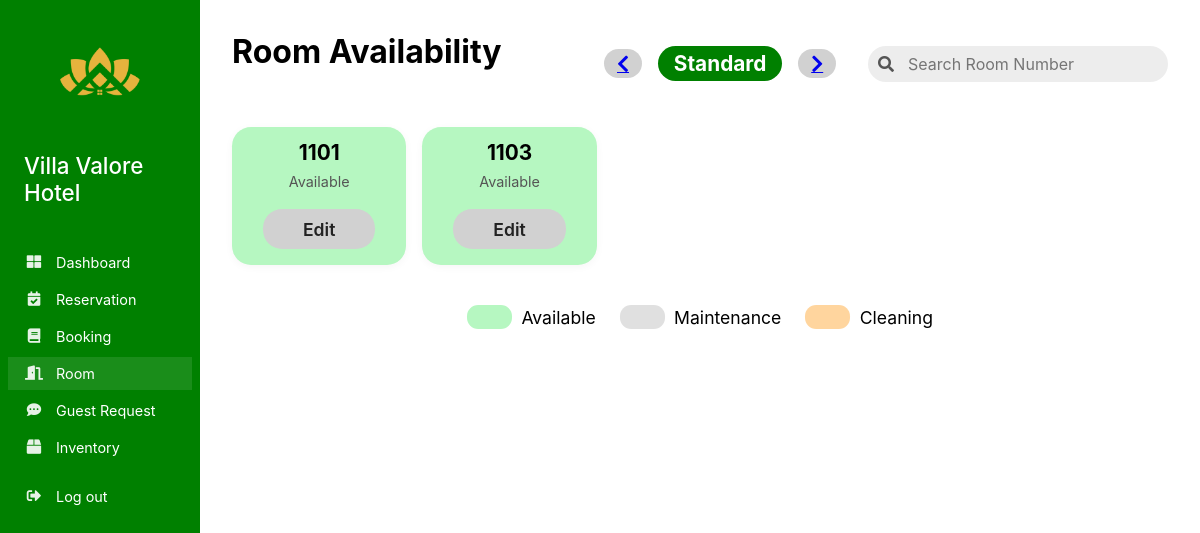
/staff/room.php, run on the app's committed database.
### tables this page shows
CREATE TABLE `room` (
  `RoomID` varchar(11) NOT NULL,
  `RoomNumber` int(11) NOT NULL,
  `RoomName` text NOT NULL,
  `RoomType` enum('Standard','Deluxe','Suite','') NOT NULL,
  `RoomPerHour` int(11) NOT NULL,
  `RoomStatus` enum('Available','Occupied','Maintenance','Cleaning') NOT NULL,
  `Capacity` varchar(255) NOT NULL
);

### staff/room.php (the view, shortened to what this page needs)
<?php
$host = "localhost";
$user = "root";
$password = "";
$dbname = "hotel_reservation_systemdb";
$conn = new mysqli($host, $user, $password, $dbname);
$roomType = isset($_GET['type']) ? $_GET['type'] : 'Standard';
$roomTypes = ['Standard', 'Deluxe', 'Suite'];
$currentIndex = array_search($roomType, $roomTypes);
$prevIndex = ($currentIndex - 1 + count($roomTypes)) % count($roomTypes);
$nextIndex = ($currentIndex + 1) % count($roomTypes);
$prevRoomType = $roomTypes[$prevIndex];
$nextRoomType = $roomTypes[$nextIndex];
$rooms = [];
$roomQuery = $conn->prepare("SELECT RoomNumber, RoomType, RoomStatus FROM room ORDER BY RoomNumber ASC");
$roomQuery->execute();
$roomResult = $roomQuery->get_result();
$today = date('Y-m-d');
while ($room = $roomResult->fetch_assoc()) {
    $roomNumber = $room['RoomNumber'];
    $status = $room['RoomStatus'];
    $isOccupied = false;
    $bookingSql = "SELECT 1 FROM booking WHERE RoomNumber = ? AND BookingStatus = 'Confirmed' AND ? >= CheckInDate AND ? < CheckOutDate";
    $bookingStmt = $conn->prepare($bookingSql);
    $bookingStmt->bind_param('iss', $roomNumber, $today, $today);
    $bookingStmt->execute();
    $bookingResult = $bookingStmt->get_result();
    if ($bookingResult->num_rows > 0) {
        $isOccupied = true;
    }
    if ($status === 'Maintenance') {
        $dynamicStatus = 'Maintenance';
    } elseif ($status === 'Cleaning') {
        $dynamicStatus = 'Cleaning';
    } elseif ($isOccupied) {
        continue;
    } else {
        $dynamicStatus = 'Available';
    }
    $rooms[] = [
        'RoomNumber' => $roomNumber,
        'RoomType' => $room['RoomType'],
        'Status' => $dynamicStatus
    ];
}
?>
<!DOCTYPE html>
<html lang="en">
<head>
    <link rel="stylesheet" href="https://cdnjs.cloudflare.com/ajax/libs/font-awesome/5.15.4/css/all.min.css">
</head>
<body>
    <div class="sidebar">
        <img src="images/villavalorelogo.png" alt="Villa Valore Logo" class="sidebar-logo">
        <h4 class="sidebar-title">Villa Valore Hotel</h4>
        <div class="nav-section">
            <a class="nav-link" href="staff_dashboard.php"><i class="fas fa-th-large"></i>Dashboard</a>
            <a class="nav-link" href="reservation.php"><i class="fas fa-calendar-check"></i>Reservation</a>
            <a class="nav-link" href="booking.php"><i class="fas fa-book"></i>Booking</a>
            <a class="nav-link active" href="room.php"><i class="fas fa-door-open"></i>Room</a>
            <a class="nav-link" href="guest_request.php"><i class="fas fa-comment-dots"></i>Guest Request</a>
            <a class="nav-link" href="staff_inventory.php"><i class="fas fa-box"></i>Inventory</a>
        </div>
        <div class="nav-section">
            <a class="nav-link" href="logout.php"><i class="fas fa-sign-out-alt"></i>Log out</a>
        </div>
    </div>
    <div class="main-content">
        <div class="room-header">
            <h1>Room Availability</h1>
            <div class="room-header-right-section">
                <div class="room-type-nav">
                    <a href="?type=<?php echo urlencode($prevRoomType); ?>" class="nav-arrow"><i class="fas fa-chevron-left"></i></a>
                    <h2 class="room-type-label selected"><?php echo htmlspecialchars($roomType); ?></h2>
                    <a href="?type=<?php echo urlencode($nextRoomType); ?>" class="nav-arrow"><i class="fas fa-chevron-right"></i></a>
                </div>
                <div class="search-wrapper">
                    <i class="fas fa-search search-icon"></i>
                    <input type="text" class="search-input" id="searchInput" placeholder="Search Room Number">
                </div>
            </div>
        </div>
        <div class="room-grid" id="roomGrid">
            <?php foreach ($rooms as $room): ?>
                <div class="room-card<?php echo ($room['RoomType'] !== $roomType) ? ' faded-room' : ''; ?>" data-room="<?php echo $room['RoomNumber']; ?>" data-status="<?php echo $room['Status']; ?>" data-type="<?php echo $room['RoomType']; ?>">
                    <div class="room-number"><?php echo $room['RoomNumber']; ?></div>
                    <div class="room-status-label"><?php echo $room['Status']; ?></div>
                    <button class="edit-btn" onclick="openEditModal(<?php echo $room['RoomNumber']; ?>, '<?php echo $room['Status']; ?>')">Edit</button>
                </div>
            <?php endforeach; ?>
        </div>
        <div class="legend">
            <div class="legend-item"><span class="legend-badge legend-available"></span>Available</div>
            <div class="legend-item"><span class="legend-badge legend-maintenance"></span>Maintenance</div>
            <div class="legend-item"><span class="legend-badge legend-cleaning"></span>Cleaning</div>
        </div>
    </div>
</body>
</html>

### staff/room.php (style rules this page uses)
html, body { width: 100%; height: 100%; margin: 0; padding: 0; }
* { margin: 0; padding: 0; box-sizing: border-box; font-family: 'Inter', sans-serif; }
body { background: #fff; display: flex; }
.sidebar { width: 200px; background: #008000; min-height: 100vh; padding: 0.5rem; color: white; position: fixed; left: 0; top: 0; bottom: 0; transition: left 0.3s, box-shadow 0.3s; z-index: 1000; }
.sidebar-title { color: white; font-size: 1.4rem; font-weight: 500; margin-bottom: 1.5rem; padding: 1rem; }
.sidebar-logo { display: block; margin: 1.5rem auto; width: 80px; height: auto; }
.nav-section { margin-bottom: 1rem; }
.nav-link { display: flex; align-items: center; padding: 0.5rem 1rem; color: white; text-decoration: none; font-size: 0.9rem; margin-bottom: 0.25rem; transition: background-color 0.2s; }
.nav-link:hover, .nav-link.active { background-color: rgba(255, 255, 255, 0.1); }
.nav-link i { margin-right: 0.75rem; width: 20px; text-align: center; opacity: 0.9; }
.main-content { flex: 1; padding: 2rem; margin-left: 200px; }
h1 { font-size: 2rem; font-weight: 700; margin-bottom: 1.5rem; }
.room-header { display: flex; align-items: center; justify-content: space-between; margin-bottom: 2rem; }
.room-header-right-section { display: flex; flex-direction: row; align-items: center; gap: 2rem; margin-left: auto; }
.room-type-nav { display: flex; align-items: center; gap: 1rem; }
.room-type-label, .room-type-btn { font-size: 1.3rem; font-weight: 700; cursor: pointer; padding: 0.3rem 1rem; border-radius: 1.2rem; border: none; background: none; transition: background 0.2s, color 0.2s; }
.room-type-btn.selected, .room-type-label.selected { background: #008000; color: #fff; }
.nav-arrow { background: #d1d1d1; border: none; border-radius: 1.2rem; padding: 0.3rem 0.8rem; font-size: 1.2rem; cursor: pointer; transition: background 0.2s; display: flex; align-items: center; justify-content: center; }
.search-wrapper { position: relative; }
.search-icon { position: absolute; left: 10px; top: 50%; transform: translateY(-50%); color: #555; }
.search-input { padding: 0.5rem 1.2rem 0.5rem 2.5rem; border-radius: 1.2rem; border: none; background: #ededed; font-size: 1rem; width: 300px; outline: none; }
.room-grid { display: grid; grid-template-columns: repeat(5, 1fr) ; gap: 1.5rem 1rem; margin-bottom: 2.5rem; }
.room-card { background: #fafaf9; border-radius: 1.2rem; box-shadow: 0 2px 8px rgba(0,0,0,0.04); display: flex; flex-direction: column; align-items: center; padding: 0.8rem 0.3rem 1rem 0.3rem; }
.room-card[data-status="Available"] { background: #b6f7c1; }
.room-number { font-size: 1.3rem; font-weight: 700; margin-bottom: 0.5rem; }
.room-status-label { font-size: 0.9rem; margin-bottom: 1.2rem; color: #555; }
.edit-btn { background: #d1d1d1; color: #222; border: none; border-radius: 1.2rem; padding: 0.6rem 2.5rem; font-size: 1.1rem; font-weight: 600; cursor: pointer; transition: background 0.2s; }
.legend { display: flex; gap: 1.5rem; justify-content: center; margin-top: 1.5rem; }
.legend-item { display: flex; align-items: center; gap: 0.6rem; font-size: 1.1rem; }
.legend-badge { width: 2.8rem; height: 1.5rem; border-radius: 0.7rem; display: inline-block; }
.legend-available { background: #b6f7c1; }
.legend-maintenance { background: #e0e0e0; }
.legend-cleaning { background: #ffd59e; }

### data on the page
room: RoomNumber "1101", RoomStatus "Available"
room: RoomNumber "1103", RoomStatus "Available"

### other printed values
$roomType "Standard"
